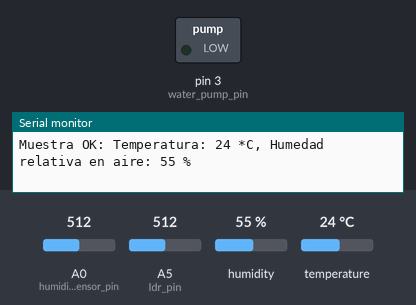
The sketch below on a simulated Arduino Uno, built with avr-gcc and run on an emulated ATmega328P. Parts: switched loads named in the sketch (green lamp = pin HIGH), the last lines printed to the serial monitor. The inputs (shaded band) are chosen by the test bench; at power-on: A5 (ldr_pin) = 512, temperature 24 °C, A0 (humidity_sensor_pin) = 512, humidity 55 %.

Above: at 1.2 s.
1.3 s: A5 (ldr_pin) set to 306
4.3 s: A5 (ldr_pin) set to 287
At 5.3 s:
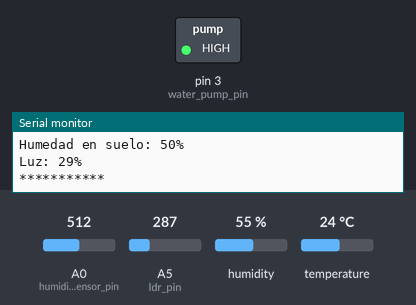
5.9 s: temperature set to 28 °C
8.9 s: temperature set to 31 °C
At 10.6 s:
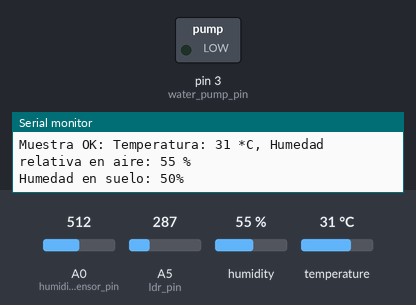
11.9 s: A0 (humidity_sensor_pin) set to 915
14.9 s: A0 (humidity_sensor_pin) set to 946
Timing chart, 0 to 17.4 s (numbered marks = the images above; inputs shaded):
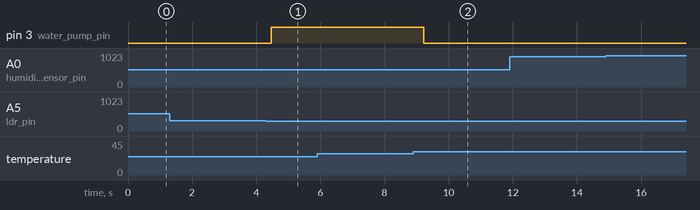

Measured:
- the behaviour switches between 297 and 296 on A5 (ldr_pin) (found by bisection; images 0 and 1)
- the behaviour switches between 29 and 30 °C on temperature (found by bisection; images 1 and 2)
- after the input at 4.3 s, pin 3 (water_pump_pin): LOW → HIGH after 0.16 s
- after the input at 8.9 s, pin 3 (water_pump_pin): HIGH → LOW after 0.33 s

The sketch:

saulo.ino
```cpp
#include <SimpleDHT.h>
#include <SPI.h>
#define humidity_sensor_pin A0
#define ldr_pin A5

int pinDHT11 = 2;
SimpleDHT11 dht11;
int ldr_value = 0;
int water_pump_pin = 3;
int water_pump_speed = 255;
void setup() {
  Serial.begin(9600);
}
void loop() {
  Serial.println("***********");
  Serial.println("Muestra DHT11...");
  byte temperature = 0;
  byte humidity_in_air = 0;
  byte data[40] = {0};
  if (dht11.read(pinDHT11, &temperature, &humidity_in_air, data)) {
    Serial.print("Lectura del sensor DHT11 fallida");
    return;
  }
  Serial.print("Muestra RAW Bits: ");
  for (int i = 0; i < 40; i++) {
    Serial.print((int)data[i]);
    if (i > 0 && ((i + 1) % 4) == 0) {
      Serial.print(' ');
    }
  }
  Serial.println("");
  Serial.print("Muestra OK: ");
  Serial.print("Temperatura: ");Serial.print((int)temperature); Serial.print(" *C, ");
  Serial.print("Humedad relativa en aire: ");Serial.print((int)humidity_in_air); Serial.println(" %");
  int ground_humidity_value = map(analogRead(humidity_sensor_pin), 0, 1023, 100, 0);
  Serial.print("Humedad en suelo: ");
  Serial.print(ground_humidity_value);
  Serial.println("%");
  int ldr_value = map(analogRead(ldr_pin), 1023, 0, 100, 0);
  Serial.print("Luz: ");
  Serial.print(ldr_value);
  Serial.println("%");
   Serial.println("***********");
 if( ground_humidity_value <= 50 && ldr_value < 30 && temperature < 30) {
 digitalWrite(water_pump_pin, HIGH);
 Serial.println("Irrigación");
 analogWrite(water_pump_pin, water_pump_speed);
 }
 else{
 digitalWrite(water_pump_pin, LOW);
 Serial.println("Riego detenido");
 }
 delay (100);
}
```
